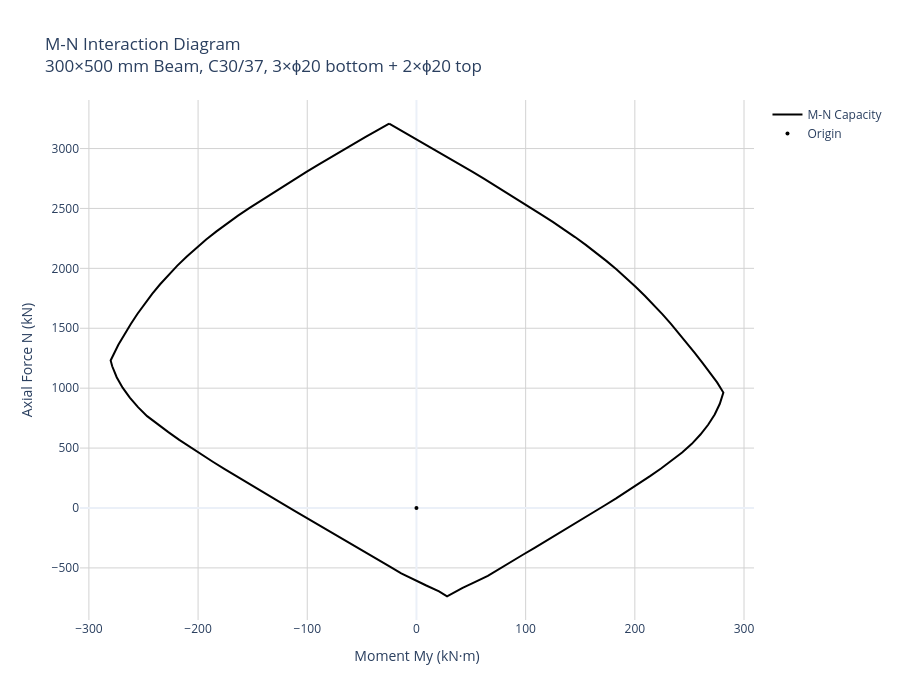

This figure's notebook cell:
### Markdown cell above
## 6. Visualize the M-N Curve <a id='visualize'></a>

Plot the complete M-N interaction diagram with hover over resistance tooltips.

### Code cell
# Visualize using the plot_mn() method
fig = diagram.plot_mn(
    show=True,
    title="M-N Interaction Diagram<br>300×500 mm Beam, C30/37, 3×ϕ20 bottom + 2×ϕ20 top",
    n_points=120
)

# The interactive Plotly plot shows:
# - Full M-N interaction curve
# - Hover to see detailed values at each point
# - Pan, zoom, and interact with the plot
